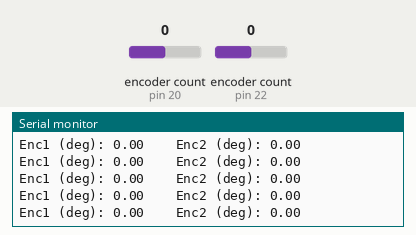
The sketch below on a simulated Arduino Mega 2560, built with avr-gcc and run on an emulated ATmega2560. Parts: the last lines printed to the serial monitor. Inputs (shaded band) come from the test bench; at power-on: encoder count (sensors on pin 20, pin 22) 0.

Above: at 3.2 s.
3.3 s: encoder count (sensor on pin 20) set to 1
At 4.4 s:
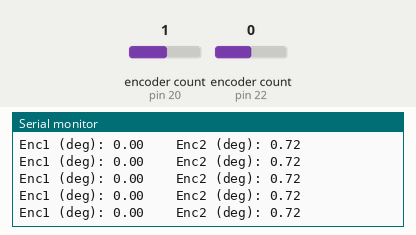
4.8 s: encoder count (sensor on pin 22) set to 1
At 5.9 s:
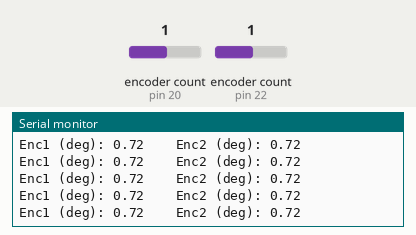
7.8 s: encoder count (sensor on pin 20) set to 2
At 8.5 s:
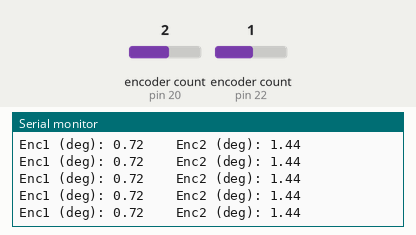
9.3 s: encoder count (sensor on pin 22) set to 2
At 10.4 s:
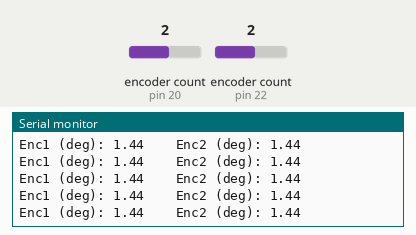
Timing chart, 0 to 12.3 s (numbered marks = the images above; inputs shaded):
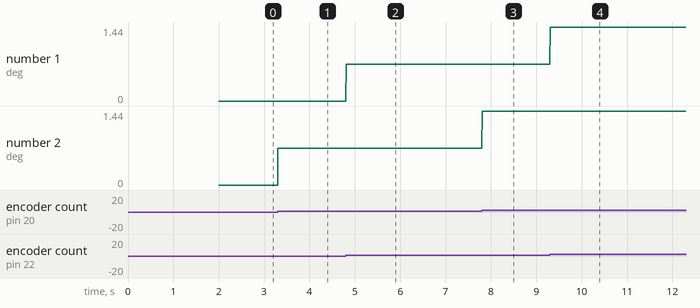

Measured:
- after the input at 3.3 s, the serial monitor: prints a new line at once (image 1)
- after the input at 4.8 s, the serial monitor: prints a new line at once (image 2)
- after the input at 7.8 s, the serial monitor: prints a new line at once (image 3)
- after the input at 9.3 s, the serial monitor: prints a new line at once (image 4)
- plotted number 2: 0 → 0.72 after the input at 3.3 s, 0.72 → 1.44 after the input at 7.8 s

The sketch:

Encoder_Test.ino
```cpp
// This code is to test encoder connection/readings


#include <Encoder.h>

// Encoder definitions (select desired encoder)
Encoder enc1(22, 23); //Right
Encoder enc2(20, 21); //Right
//Encoder enc1(14, 15); //Left
//Encoder enc2(16, 17); //Left
//Encoder enc5(39, 40); //Left motor encoder
//Encoder enc6(2, 3); //Right motor encoder


// Adjust this if needed after testing
int ppr = 500;
const float COUNTS_PER_REV = ppr*4;

void setup() {
  pinMode(22, INPUT_PULLUP);
  pinMode(23, INPUT_PULLUP);
  pinMode(20, INPUT_PULLUP);
  pinMode(21, INPUT_PULLUP);

  enc1.write(0);
  enc2.write(0);

  Serial.begin(115200);
  delay(2000);

  Serial.println("Encoder degree output");
}

void loop() {
  long counts1 = enc1.read();
  long counts2 = enc2.read();

  float deg1 = counts1 * (360.0 / COUNTS_PER_REV);
  float deg2 = counts2 * (360.0 / COUNTS_PER_REV);

  Serial.print("Enc1 (deg): ");
  Serial.print(deg1, 2);
  Serial.print("    Enc2 (deg): ");
  Serial.println(deg2, 2);

  delay(5);
}
```
